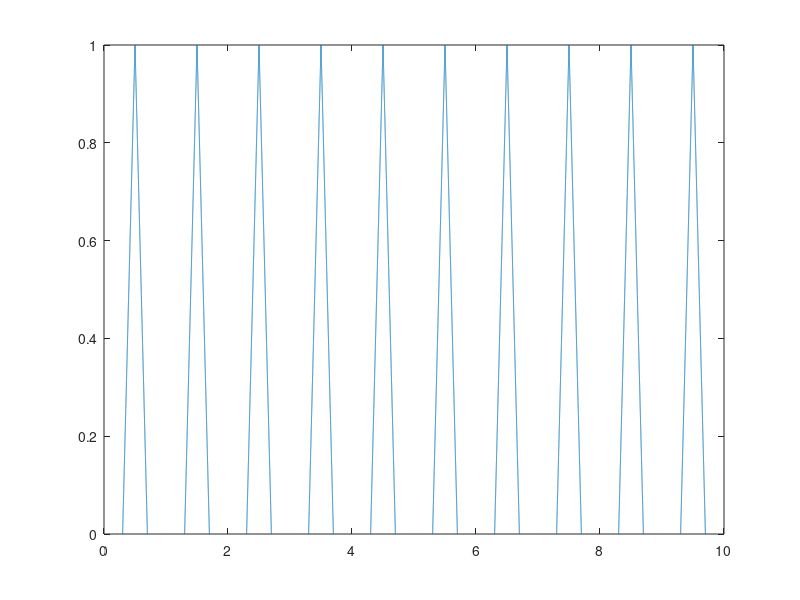

The MATLAB script that drew this image: (Note: this script raises an error after producing the figure.)
clear all; close all; clc;

fs = 10000;
t = -1:1/fs:1;
w = .8;
x = tripuls(t,w);
x = repmat(x,1,10);
t = linspace(0,10,length(x));
plot(t,x);

variance_vector = linspace(1e-4, 1e-4, 1);

for k = 1 : length(variance_vector)
  v = variance_vector(k);
  xnoise = x + randn(size(x)) * sqrt(v);

  [h0, h1, g0, g1] = wfilters('haar');
  [y, c_struct_threshold, c_struct_no_threshold] = multirate_threshold ...
    (xnoise, h0, h1, g0, g1, 4, 0.8);

end

figure;

plot(t, y);
a = axis;

figure; plot(t, xnoise);

axis(a);
